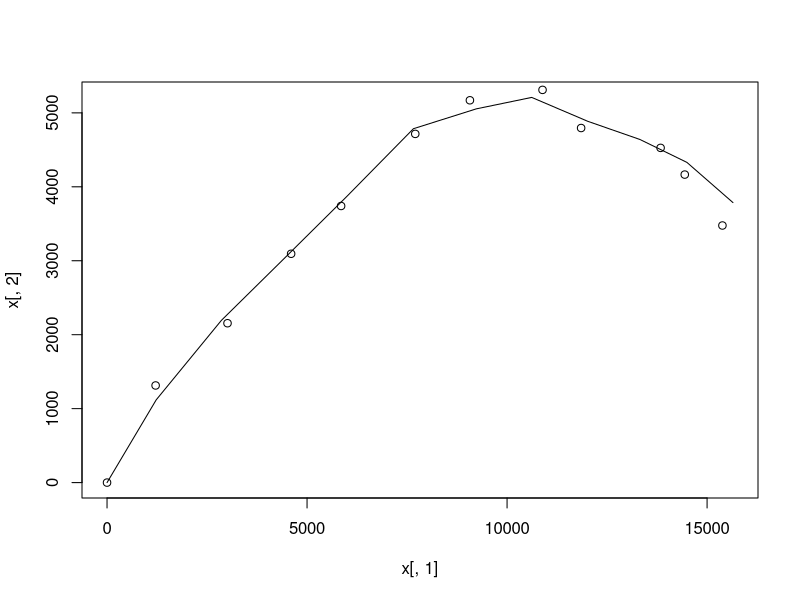

Recreate this plot in R.
## ---- chunk 1
library(mvtnorm)
## ---- chunk 2
#inputs
meas_err_sd<-200
pos_noise_sd<-10
velo_noise_sd<-40
k<-5 #number of seconds between observations
init_pos<-c(0,0)
init_velo<-c(250,250)
Tmax<-60 #number of seconds to run the simulation

iter_max<-floor(Tmax/k)
a<-c(0,-9.8) #acceleration
x<-matrix(NA,nrow=iter_max,ncol=4) #position and velocity
colnames(x)<-c("pos_horiz","pos_vert","velo_horiz","velo_vert")
y<-matrix(NA,nrow=iter_max,ncol=2) #observed position
colnames(y)<-c("pos_horiz","pos_vert")
x[1,]<-c(init_pos,init_velo)
y[1,]<-init_pos
A<-diag(4)
A[1:2,3:4]<-k*diag(2)
B<-rbind(.5*k^2*diag(2),k*diag(2))%*%a
C<-cbind(diag(2),matrix(0,nrow=2,ncol=2))
Sigma<-diag(c(rep(pos_noise_sd^2,2),rep(velo_noise_sd^2,2)))
R<-meas_err_sd^2*diag(2)

for(t in 2:iter_max){
  x[t,]<-rmvnorm(1,drop(A%*%x[(t-1),]+B),Sigma)
  y[t,]<-rmvnorm(1,drop(C%*%x[t,]),R)
}
plot(x[,1],x[,2],type="l")
points(y[,1],y[,2])
## ---- chunk 3
# inputs:
# y is a matrix where each row is an observation
# z is a vector of mode indicators
# pars is a list, one element for each unique mode
# pars[[i]] is a list containing time-varying parameters
# "A" is transition matrix for linear dynamical system (LDS)
# "B" is additive term for transition in LDS
# "Sigma" is noise for transition in LDS
# C and R are (time-invariant) parameters for observation model
z<-rep(1,iter_max) #default to only one mode
iter_max<-nrow(y)
D<-ncol(y)
#note if u=chol(R) then R=u'u, NOT uu'.

